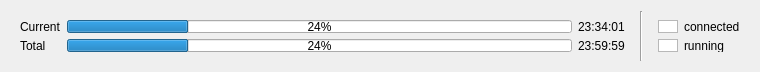
<?xml version="1.0" encoding="UTF-8"?>
<ui version="4.0">
 <class>statusBar_2</class>
 <widget class="QWidget" name="statusBar_2">
  <property name="geometry">
   <rect>
    <x>0</x>
    <y>0</y>
    <width>760</width>
    <height>72</height>
   </rect>
  </property>
  <property name="minimumSize">
   <size>
    <width>700</width>
    <height>72</height>
   </size>
  </property>
  <property name="maximumSize">
   <size>
    <width>16777215</width>
    <height>72</height>
   </size>
  </property>
  <property name="windowTitle">
   <string>MainWindow</string>
  </property>
  <layout class="QHBoxLayout" name="horizontalLayout_2">
   <item>
    <widget class="QFrame" name="">
     <property name="sizePolicy">
      <sizepolicy hsizetype="Minimum" vsizetype="Minimum">
       <horstretch>0</horstretch>
       <verstretch>0</verstretch>
      </sizepolicy>
     </property>
     <layout class="QGridLayout" name="gridLayout">
      <item row="0" column="1" alignment="Qt::AlignVCenter">
       <widget class="QProgressBar" name="currentProgressBar">
        <property name="maximumSize">
         <size>
          <width>16777215</width>
          <height>20</height>
         </size>
        </property>
        <property name="value">
         <number>24</number>
        </property>
       </widget>
      </item>
      <item row="0" column="2" alignment="Qt::AlignVCenter">
       <widget class="QLabel" name="currentETALabel">
        <property name="text">
         <string>23:34:01</string>
        </property>
       </widget>
      </item>
      <item row="1" column="0" alignment="Qt::AlignVCenter">
       <widget class="QLabel" name="totalLabel">
        <property name="text">
         <string>Total</string>
        </property>
       </widget>
      </item>
      <item row="0" column="0" alignment="Qt::AlignVCenter">
       <widget class="QLabel" name="currentLabel">
        <property name="text">
         <string>Current</string>
        </property>
       </widget>
      </item>
      <item row="1" column="1" alignment="Qt::AlignVCenter">
       <widget class="QProgressBar" name="totalProgressBar">
        <property name="maximumSize">
         <size>
          <width>16777215</width>
          <height>20</height>
         </size>
        </property>
        <property name="value">
         <number>24</number>
        </property>
       </widget>
      </item>
      <item row="1" column="2" alignment="Qt::AlignVCenter">
       <widget class="QLabel" name="totalETALabel">
        <property name="text">
         <string>23:59:59</string>
        </property>
       </widget>
      </item>
     </layout>
    </widget>
   </item>
   <item>
    <widget class="Line" name="line">
     <property name="orientation">
      <enum>Qt::Vertical</enum>
     </property>
    </widget>
   </item>
   <item>
    <widget class="QFrame" name="gridFrame">
     <property name="sizePolicy">
      <sizepolicy hsizetype="Maximum" vsizetype="Maximum">
       <horstretch>0</horstretch>
       <verstretch>0</verstretch>
      </sizepolicy>
     </property>
     <property name="maximumSize">
      <size>
       <width>16777215</width>
       <height>72</height>
      </size>
     </property>
     <layout class="QGridLayout" name="gridLayout_2">
      <item row="1" column="1">
       <widget class="QLabel" name="label">
        <property name="text">
         <string>running</string>
        </property>
       </widget>
      </item>
      <item row="0" column="1">
       <widget class="QLabel" name="label_2">
        <property name="sizePolicy">
         <sizepolicy hsizetype="Minimum" vsizetype="Minimum">
          <horstretch>0</horstretch>
          <verstretch>0</verstretch>
         </sizepolicy>
        </property>
        <property name="text">
         <string>connected</string>
        </property>
       </widget>
      </item>
      <item row="0" column="0">
       <widget class="QGraphicsView" name="graphicsView">
        <property name="maximumSize">
         <size>
          <width>20</width>
          <height>20</height>
         </size>
        </property>
       </widget>
      </item>
      <item row="1" column="0">
       <widget class="QGraphicsView" name="graphicsView_2">
        <property name="maximumSize">
         <size>
          <width>20</width>
          <height>20</height>
         </size>
        </property>
       </widget>
      </item>
     </layout>
    </widget>
   </item>
  </layout>
  <action name="actionQuit">
   <property name="text">
    <string>&amp;Quit</string>
   </property>
  </action>
  <action name="actionHardware">
   <property name="text">
    <string>&amp;Hardware</string>
   </property>
  </action>
  <action name="actionMeasurements">
   <property name="text">
    <string>&amp;Measurements</string>
   </property>
  </action>
  <action name="actionConfiguartion">
   <property name="text">
    <string>&amp;Configuration</string>
   </property>
  </action>
  <action name="actionHelp">
   <property name="text">
    <string>&amp;Help</string>
   </property>
  </action>
  <action name="actionAbout">
   <property name="text">
    <string>&amp;About</string>
   </property>
  </action>
  <action name="actionCounter_Trace">
   <property name="text">
    <string>&amp;Counter Trace</string>
   </property>
  </action>
 </widget>
 <resources/>
 <connections>
  <connection>
   <sender>actionQuit</sender>
   <signal>triggered()</signal>
   <receiver>statusBar_2</receiver>
   <slot>close()</slot>
   <hints>
    <hint type="sourcelabel">
     <x>-1</x>
     <y>-1</y>
    </hint>
    <hint type="destinationlabel">
     <x>399</x>
     <y>299</y>
    </hint>
   </hints>
  </connection>
 </connections>
</ui>
